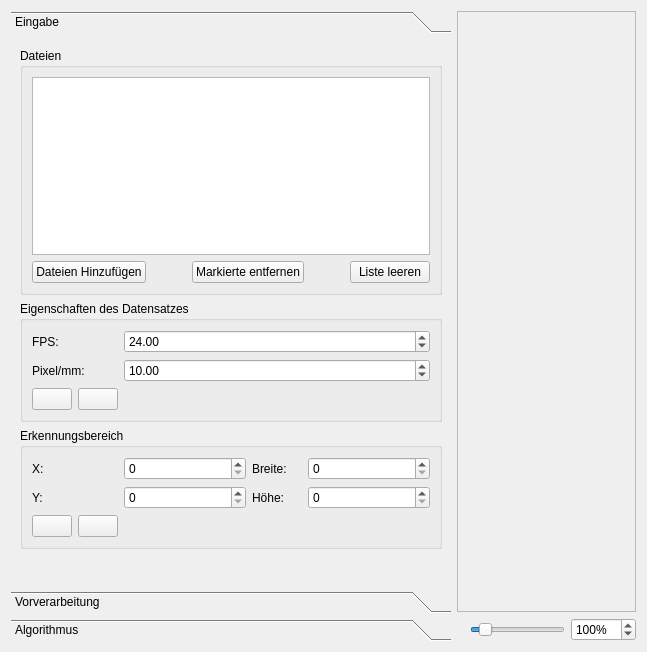
<?xml version="1.0" encoding="UTF-8"?>
<ui version="4.0">
 <class>TrackerForm</class>
 <widget class="QWidget" name="TrackerForm">
  <property name="geometry">
   <rect>
    <x>0</x>
    <y>0</y>
    <width>647</width>
    <height>652</height>
   </rect>
  </property>
  <property name="sizePolicy">
   <sizepolicy hsizetype="Minimum" vsizetype="Minimum">
    <horstretch>0</horstretch>
    <verstretch>0</verstretch>
   </sizepolicy>
  </property>
  <property name="windowTitle">
   <string>Form</string>
  </property>
  <layout class="QHBoxLayout" name="horizontalLayout">
   <item>
    <widget class="QSplitter" name="splitter">
     <property name="sizePolicy">
      <sizepolicy hsizetype="Minimum" vsizetype="Minimum">
       <horstretch>0</horstretch>
       <verstretch>0</verstretch>
      </sizepolicy>
     </property>
     <property name="frameShape">
      <enum>QFrame::NoFrame</enum>
     </property>
     <property name="orientation">
      <enum>Qt::Horizontal</enum>
     </property>
     <property name="opaqueResize">
      <bool>true</bool>
     </property>
     <property name="handleWidth">
      <number>5</number>
     </property>
     <widget class="QToolBox" name="trackerPages">
      <property name="sizePolicy">
       <sizepolicy hsizetype="Minimum" vsizetype="Minimum">
        <horstretch>0</horstretch>
        <verstretch>0</verstretch>
       </sizepolicy>
      </property>
      <property name="minimumSize">
       <size>
        <width>400</width>
        <height>0</height>
       </size>
      </property>
      <property name="baseSize">
       <size>
        <width>0</width>
        <height>0</height>
       </size>
      </property>
      <property name="currentIndex">
       <number>0</number>
      </property>
      <widget class="QWidget" name="pageInput">
       <property name="geometry">
        <rect>
         <x>0</x>
         <y>0</y>
         <width>468</width>
         <height>544</height>
        </rect>
       </property>
       <attribute name="icon">
        <iconset resource="qttestvs10.qrc">
         <normaloff>:/QTTestVs10/input.png</normaloff>:/QTTestVs10/input.png</iconset>
       </attribute>
       <attribute name="label">
        <string>Eingabe</string>
       </attribute>
       <layout class="QVBoxLayout" name="verticalLayout_2">
        <item>
         <widget class="QGroupBox" name="groupBox">
          <property name="title">
           <string>Dateien</string>
          </property>
          <layout class="QVBoxLayout" name="verticalLayout_4">
           <item>
            <widget class="QListWidget" name="listFiles">
             <property name="sizePolicy">
              <sizepolicy hsizetype="Expanding" vsizetype="Expanding">
               <horstretch>0</horstretch>
               <verstretch>0</verstretch>
              </sizepolicy>
             </property>
             <property name="selectionMode">
              <enum>QAbstractItemView::ExtendedSelection</enum>
             </property>
            </widget>
           </item>
           <item>
            <layout class="QHBoxLayout" name="horizontalLayout_3">
             <item>
              <widget class="QPushButton" name="buttonAddFiles">
               <property name="text">
                <string>Dateien Hinzufügen</string>
               </property>
               <property name="icon">
                <iconset resource="qttestvs10.qrc">
                 <normaloff>:/QTTestVs10/plus.png</normaloff>:/QTTestVs10/plus.png</iconset>
               </property>
              </widget>
             </item>
             <item>
              <spacer name="horizontalSpacer">
               <property name="orientation">
                <enum>Qt::Horizontal</enum>
               </property>
               <property name="sizeHint" stdset="0">
                <size>
                 <width>40</width>
                 <height>20</height>
                </size>
               </property>
              </spacer>
             </item>
             <item>
              <widget class="QPushButton" name="buttonRemoveSelected">
               <property name="text">
                <string>Markierte entfernen</string>
               </property>
               <property name="icon">
                <iconset resource="qttestvs10.qrc">
                 <normaloff>:/QTTestVs10/deleteSelected.png</normaloff>:/QTTestVs10/deleteSelected.png</iconset>
               </property>
              </widget>
             </item>
             <item>
              <spacer name="horizontalSpacer_2">
               <property name="orientation">
                <enum>Qt::Horizontal</enum>
               </property>
               <property name="sizeHint" stdset="0">
                <size>
                 <width>40</width>
                 <height>20</height>
                </size>
               </property>
              </spacer>
             </item>
             <item>
              <widget class="QPushButton" name="buttonResetFiles">
               <property name="text">
                <string>Liste leeren</string>
               </property>
               <property name="icon">
                <iconset resource="qttestvs10.qrc">
                 <normaloff>:/QTTestVs10/exit.png</normaloff>:/QTTestVs10/exit.png</iconset>
               </property>
              </widget>
             </item>
            </layout>
           </item>
          </layout>
         </widget>
        </item>
        <item>
         <widget class="QGroupBox" name="groupBox_3">
          <property name="title">
           <string>Eigenschaften des Datensatzes</string>
          </property>
          <layout class="QFormLayout" name="formLayout">
           <property name="fieldGrowthPolicy">
            <enum>QFormLayout::AllNonFixedFieldsGrow</enum>
           </property>
           <item row="1" column="0">
            <widget class="QLabel" name="label_5">
             <property name="text">
              <string>FPS:</string>
             </property>
            </widget>
           </item>
           <item row="1" column="1">
            <widget class="QDoubleSpinBox" name="doubleFPS">
             <property name="value">
              <double>24.000000000000000</double>
             </property>
            </widget>
           </item>
           <item row="2" column="0">
            <widget class="QLabel" name="label_6">
             <property name="text">
              <string>Pixel/mm:</string>
             </property>
            </widget>
           </item>
           <item row="2" column="1">
            <widget class="QDoubleSpinBox" name="doublePixelMM">
             <property name="value">
              <double>10.000000000000000</double>
             </property>
            </widget>
           </item>
           <item row="3" column="0">
            <layout class="QHBoxLayout" name="horizontalLayout_11">
             <property name="topMargin">
              <number>0</number>
             </property>
             <property name="rightMargin">
              <number>0</number>
             </property>
             <item>
              <widget class="QPushButton" name="pushLoadDefaultFPS">
               <property name="toolTip">
                <string>Standardeinstellung laden</string>
               </property>
               <property name="text">
                <string/>
               </property>
               <property name="icon">
                <iconset resource="qttestvs10.qrc">
                 <normaloff>:/QTTestVs10/loadstd.png</normaloff>:/QTTestVs10/loadstd.png</iconset>
               </property>
              </widget>
             </item>
             <item>
              <widget class="QPushButton" name="pushSetDefaultFPS">
               <property name="toolTip">
                <string>Als Standardeinstellung speichern</string>
               </property>
               <property name="text">
                <string/>
               </property>
               <property name="icon">
                <iconset resource="qttestvs10.qrc">
                 <normaloff>:/QTTestVs10/setstd.png</normaloff>:/QTTestVs10/setstd.png</iconset>
               </property>
              </widget>
             </item>
            </layout>
           </item>
          </layout>
         </widget>
        </item>
        <item>
         <widget class="QGroupBox" name="groupBox_2">
          <property name="maximumSize">
           <size>
            <width>16777215</width>
            <height>16777215</height>
           </size>
          </property>
          <property name="title">
           <string>Erkennungsbereich</string>
          </property>
          <layout class="QGridLayout" name="gridLayout_2">
           <item row="1" column="4">
            <widget class="QSpinBox" name="spinROIWidth">
             <property name="maximum">
              <number>999999</number>
             </property>
            </widget>
           </item>
           <item row="1" column="0">
            <widget class="QLabel" name="label">
             <property name="maximumSize">
              <size>
               <width>50</width>
               <height>16777215</height>
              </size>
             </property>
             <property name="text">
              <string>X:</string>
             </property>
            </widget>
           </item>
           <item row="3" column="0">
            <widget class="QLabel" name="label_3">
             <property name="maximumSize">
              <size>
               <width>50</width>
               <height>16777215</height>
              </size>
             </property>
             <property name="text">
              <string>Y:</string>
             </property>
            </widget>
           </item>
           <item row="3" column="4">
            <widget class="QSpinBox" name="spinROIHeight">
             <property name="maximum">
              <number>999999</number>
             </property>
            </widget>
           </item>
           <item row="3" column="1">
            <widget class="QSpinBox" name="spinROIY">
             <property name="maximum">
              <number>999999</number>
             </property>
            </widget>
           </item>
           <item row="1" column="3">
            <widget class="QLabel" name="label_2">
             <property name="maximumSize">
              <size>
               <width>50</width>
               <height>16777215</height>
              </size>
             </property>
             <property name="text">
              <string>Breite:</string>
             </property>
            </widget>
           </item>
           <item row="3" column="3">
            <widget class="QLabel" name="label_4">
             <property name="maximumSize">
              <size>
               <width>50</width>
               <height>16777215</height>
              </size>
             </property>
             <property name="text">
              <string>Höhe:</string>
             </property>
            </widget>
           </item>
           <item row="1" column="1">
            <widget class="QSpinBox" name="spinROIX">
             <property name="suffix">
              <string/>
             </property>
             <property name="prefix">
              <string/>
             </property>
             <property name="maximum">
              <number>999999</number>
             </property>
            </widget>
           </item>
           <item row="4" column="0">
            <layout class="QHBoxLayout" name="horizontalLayout_10">
             <property name="topMargin">
              <number>0</number>
             </property>
             <item>
              <widget class="QPushButton" name="pushLoadDefaultROI">
               <property name="sizePolicy">
                <sizepolicy hsizetype="Fixed" vsizetype="Fixed">
                 <horstretch>0</horstretch>
                 <verstretch>0</verstretch>
                </sizepolicy>
               </property>
               <property name="toolTip">
                <string>Standardeinstellung laden</string>
               </property>
               <property name="text">
                <string/>
               </property>
               <property name="icon">
                <iconset resource="qttestvs10.qrc">
                 <normaloff>:/QTTestVs10/loadstd.png</normaloff>:/QTTestVs10/loadstd.png</iconset>
               </property>
              </widget>
             </item>
             <item>
              <widget class="QPushButton" name="pushSetDefaultROI">
               <property name="sizePolicy">
                <sizepolicy hsizetype="Fixed" vsizetype="Fixed">
                 <horstretch>0</horstretch>
                 <verstretch>0</verstretch>
                </sizepolicy>
               </property>
               <property name="toolTip">
                <string>Als Standardeinstellung speichern</string>
               </property>
               <property name="text">
                <string/>
               </property>
               <property name="icon">
                <iconset resource="qttestvs10.qrc">
                 <normaloff>:/QTTestVs10/setstd.png</normaloff>:/QTTestVs10/setstd.png</iconset>
               </property>
              </widget>
             </item>
            </layout>
           </item>
          </layout>
         </widget>
        </item>
        <item>
         <spacer name="verticalSpacer_4">
          <property name="orientation">
           <enum>Qt::Vertical</enum>
          </property>
          <property name="sizeHint" stdset="0">
           <size>
            <width>20</width>
            <height>40</height>
           </size>
          </property>
         </spacer>
        </item>
       </layout>
      </widget>
      <widget class="QWidget" name="pagePrep">
       <property name="geometry">
        <rect>
         <x>0</x>
         <y>0</y>
         <width>326</width>
         <height>343</height>
        </rect>
       </property>
       <attribute name="icon">
        <iconset resource="qttestvs10.qrc">
         <normaloff>:/QTTestVs10/prepro.png</normaloff>:/QTTestVs10/prepro.png</iconset>
       </attribute>
       <attribute name="label">
        <string>Vorverarbeitung</string>
       </attribute>
       <layout class="QVBoxLayout" name="verticalLayout_8">
        <item>
         <widget class="QGroupBox" name="groupBox_6">
          <property name="title">
           <string>Hintergrund-Trennung</string>
          </property>
          <layout class="QVBoxLayout" name="verticalLayout_9">
           <item>
            <layout class="QFormLayout" name="formLayout_2">
             <property name="leftMargin">
              <number>0</number>
             </property>
             <property name="rightMargin">
              <number>0</number>
             </property>
             <property name="bottomMargin">
              <number>0</number>
             </property>
             <item row="0" column="0">
              <widget class="QLabel" name="label_8">
               <property name="sizePolicy">
                <sizepolicy hsizetype="Fixed" vsizetype="Preferred">
                 <horstretch>0</horstretch>
                 <verstretch>0</verstretch>
                </sizepolicy>
               </property>
               <property name="text">
                <string>Verfügbahre Methoden: </string>
               </property>
              </widget>
             </item>
             <item row="0" column="1">
              <widget class="QComboBox" name="comboBGSubMethods">
               <property name="currentIndex">
                <number>-1</number>
               </property>
              </widget>
             </item>
             <item row="1" column="1">
              <widget class="QDoubleSpinBox" name="doubleBGSubPercentage">
               <property name="alignment">
                <set>Qt::AlignRight|Qt::AlignTrailing|Qt::AlignVCenter</set>
               </property>
               <property name="suffix">
                <string>%</string>
               </property>
               <property name="decimals">
                <number>2</number>
               </property>
               <property name="minimum">
                <double>0.010000000000000</double>
               </property>
               <property name="maximum">
                <double>100.000000000000000</double>
               </property>
               <property name="singleStep">
                <double>0.100000000000000</double>
               </property>
               <property name="value">
                <double>5.000000000000000</double>
               </property>
              </widget>
             </item>
             <item row="1" column="0">
              <widget class="QLabel" name="label_9">
               <property name="text">
                <string>Menge Eingabebilder:</string>
               </property>
              </widget>
             </item>
            </layout>
           </item>
           <item>
            <layout class="QHBoxLayout" name="horizontalLayout_9">
             <property name="rightMargin">
              <number>0</number>
             </property>
             <property name="bottomMargin">
              <number>0</number>
             </property>
             <item>
              <widget class="QPushButton" name="pushLoadDefaultBGSub">
               <property name="sizePolicy">
                <sizepolicy hsizetype="Fixed" vsizetype="Fixed">
                 <horstretch>0</horstretch>
                 <verstretch>0</verstretch>
                </sizepolicy>
               </property>
               <property name="toolTip">
                <string>Standardeinstellung laden</string>
               </property>
               <property name="text">
                <string/>
               </property>
               <property name="icon">
                <iconset resource="qttestvs10.qrc">
                 <normaloff>:/QTTestVs10/loadstd.png</normaloff>:/QTTestVs10/loadstd.png</iconset>
               </property>
              </widget>
             </item>
             <item>
              <widget class="QPushButton" name="pushSetDefaultBGSub">
               <property name="sizePolicy">
                <sizepolicy hsizetype="Fixed" vsizetype="Fixed">
                 <horstretch>0</horstretch>
                 <verstretch>0</verstretch>
                </sizepolicy>
               </property>
               <property name="toolTip">
                <string>Als Standardeinstellung speichern</string>
               </property>
               <property name="text">
                <string/>
               </property>
               <property name="icon">
                <iconset resource="qttestvs10.qrc">
                 <normaloff>:/QTTestVs10/setstd.png</normaloff>:/QTTestVs10/setstd.png</iconset>
               </property>
              </widget>
             </item>
             <item>
              <spacer name="horizontalSpacer_6">
               <property name="orientation">
                <enum>Qt::Horizontal</enum>
               </property>
               <property name="sizeHint" stdset="0">
                <size>
                 <width>40</width>
                 <height>20</height>
                </size>
               </property>
              </spacer>
             </item>
             <item>
              <widget class="QPushButton" name="pushBGSubTest">
               <property name="sizePolicy">
                <sizepolicy hsizetype="Fixed" vsizetype="Fixed">
                 <horstretch>0</horstretch>
                 <verstretch>0</verstretch>
                </sizepolicy>
               </property>
               <property name="toolTip">
                <string>Hintergrundtrennung testen</string>
               </property>
               <property name="text">
                <string/>
               </property>
               <property name="icon">
                <iconset>
                 <normalon>:/QTTestVs10/eye.png</normalon>
                </iconset>
               </property>
              </widget>
             </item>
            </layout>
           </item>
          </layout>
         </widget>
        </item>
        <item>
         <widget class="QGroupBox" name="groupBox_5">
          <property name="sizePolicy">
           <sizepolicy hsizetype="Minimum" vsizetype="Minimum">
            <horstretch>0</horstretch>
            <verstretch>0</verstretch>
           </sizepolicy>
          </property>
          <property name="maximumSize">
           <size>
            <width>16777215</width>
            <height>200</height>
           </size>
          </property>
          <property name="title">
           <string>Vorverarbeitung</string>
          </property>
          <layout class="QVBoxLayout" name="verticalLayout_5">
           <property name="spacing">
            <number>0</number>
           </property>
           <item>
            <layout class="QHBoxLayout" name="horizontalLayout_5">
             <item>
              <widget class="QLabel" name="label_7">
               <property name="sizePolicy">
                <sizepolicy hsizetype="Fixed" vsizetype="Preferred">
                 <horstretch>0</horstretch>
                 <verstretch>0</verstretch>
                </sizepolicy>
               </property>
               <property name="text">
                <string>Verfügbare Methoden:</string>
               </property>
              </widget>
             </item>
             <item>
              <widget class="QComboBox" name="comboPrepMethods"/>
             </item>
             <item>
              <widget class="QPushButton" name="pushAddPrep">
               <property name="sizePolicy">
                <sizepolicy hsizetype="Fixed" vsizetype="Fixed">
                 <horstretch>0</horstretch>
                 <verstretch>0</verstretch>
                </sizepolicy>
               </property>
               <property name="toolTip">
                <string>Methode hinzufügen</string>
               </property>
               <property name="text">
                <string/>
               </property>
               <property name="icon">
                <iconset>
                 <normalon>:/QTTestVs10/plus.png</normalon>
                </iconset>
               </property>
              </widget>
             </item>
            </layout>
           </item>
           <item>
            <layout class="QHBoxLayout" name="horizontalLayout_4">
             <property name="spacing">
              <number>0</number>
             </property>
             <property name="sizeConstraint">
              <enum>QLayout::SetDefaultConstraint</enum>
             </property>
             <item>
              <widget class="QListWidget" name="listPreprocessing">
               <property name="enabled">
                <bool>true</bool>
               </property>
               <property name="sizePolicy">
                <sizepolicy hsizetype="MinimumExpanding" vsizetype="MinimumExpanding">
                 <horstretch>0</horstretch>
                 <verstretch>0</verstretch>
                </sizepolicy>
               </property>
               <property name="minimumSize">
                <size>
                 <width>0</width>
                 <height>0</height>
                </size>
               </property>
               <property name="maximumSize">
                <size>
                 <width>16777215</width>
                 <height>16777215</height>
                </size>
               </property>
               <property name="baseSize">
                <size>
                 <width>0</width>
                 <height>0</height>
                </size>
               </property>
               <property name="alternatingRowColors">
                <bool>false</bool>
               </property>
               <property name="batchSize">
                <number>100</number>
               </property>
              </widget>
             </item>
             <item>
              <layout class="QVBoxLayout" name="verticalLayout_7">
               <property name="spacing">
                <number>0</number>
               </property>
               <property name="leftMargin">
                <number>0</number>
               </property>
               <item>
                <widget class="QPushButton" name="pushEditPrep">
                 <property name="sizePolicy">
                  <sizepolicy hsizetype="Fixed" vsizetype="Fixed">
                   <horstretch>0</horstretch>
                   <verstretch>0</verstretch>
                  </sizepolicy>
                 </property>
                 <property name="toolTip">
                  <string>Parameter editieren</string>
                 </property>
                 <property name="text">
                  <string/>
                 </property>
                 <property name="icon">
                  <iconset>
                   <normalon>:/QTTestVs10/edit.png</normalon>
                  </iconset>
                 </property>
                </widget>
               </item>
               <item>
                <widget class="QPushButton" name="pushMovePrepUp">
                 <property name="sizePolicy">
                  <sizepolicy hsizetype="Fixed" vsizetype="Fixed">
                   <horstretch>0</horstretch>
                   <verstretch>0</verstretch>
                  </sizepolicy>
                 </property>
                 <property name="toolTip">
                  <string>Nach vorne schieben</string>
                 </property>
                 <property name="text">
                  <string/>
                 </property>
                 <property name="icon">
                  <iconset>
                   <normalon>:/QTTestVs10/up.png</normalon>
                  </iconset>
                 </property>
                </widget>
               </item>
               <item>
                <widget class="QPushButton" name="pushMovePrepDown">
                 <property name="sizePolicy">
                  <sizepolicy hsizetype="Fixed" vsizetype="Fixed">
                   <horstretch>0</horstretch>
                   <verstretch>0</verstretch>
                  </sizepolicy>
                 </property>
                 <property name="toolTip">
                  <string>Nach hinten schieben</string>
                 </property>
                 <property name="text">
                  <string/>
                 </property>
                 <property name="icon">
                  <iconset>
                   <normalon>:/QTTestVs10/down.png</normalon>
                  </iconset>
                 </property>
                </widget>
               </item>
               <item>
                <widget class="QPushButton" name="pushRemovePrep">
                 <property name="sizePolicy">
                  <sizepolicy hsizetype="Fixed" vsizetype="Fixed">
                   <horstretch>0</horstretch>
                   <verstretch>0</verstretch>
                  </sizepolicy>
                 </property>
                 <property name="toolTip">
                  <string>Ausgewählte Methode entfernen</string>
                 </property>
                 <property name="text">
                  <string/>
                 </property>
                 <property name="icon">
                  <iconset>
                   <normalon>:/QTTestVs10/exit.png</normalon>
                  </iconset>
                 </property>
                </widget>
               </item>
               <item>
                <spacer name="verticalSpacer">
                 <property name="orientation">
                  <enum>Qt::Vertical</enum>
                 </property>
                 <property name="sizeHint" stdset="0">
                  <size>
                   <width>20</width>
                   <height>10</height>
                  </size>
                 </property>
                </spacer>
               </item>
              </layout>
             </item>
            </layout>
           </item>
           <item>
            <widget class="QWidget" name="widget" native="true">
             <layout class="QHBoxLayout" name="horizontalLayout_2">
              <property name="margin">
               <number>0</number>
              </property>
             </layout>
            </widget>
           </item>
           <item>
            <layout class="QHBoxLayout" name="horizontalLayout_7">
             <property name="rightMargin">
              <number>0</number>
             </property>
             <property name="bottomMargin">
              <number>0</number>
             </property>
             <item>
              <widget class="QPushButton" name="pushLoadDefaultPrep">
               <property name="sizePolicy">
                <sizepolicy hsizetype="Fixed" vsizetype="Fixed">
                 <horstretch>0</horstretch>
                 <verstretch>0</verstretch>
                </sizepolicy>
               </property>
               <property name="toolTip">
                <string>Standardeinstellung laden</string>
               </property>
               <property name="text">
                <string/>
               </property>
               <property name="icon">
                <iconset resource="qttestvs10.qrc">
                 <normaloff>:/QTTestVs10/loadstd.png</normaloff>:/QTTestVs10/loadstd.png</iconset>
               </property>
              </widget>
             </item>
             <item>
              <widget class="QPushButton" name="pushSetDefaultPrep">
               <property name="sizePolicy">
                <sizepolicy hsizetype="Fixed" vsizetype="Fixed">
                 <horstretch>0</horstretch>
                 <verstretch>0</verstretch>
                </sizepolicy>
               </property>
               <property name="toolTip">
                <string>Als Standardeinstellung speichern</string>
               </property>
               <property name="text">
                <string/>
               </property>
               <property name="icon">
                <iconset resource="qttestvs10.qrc">
                 <normaloff>:/QTTestVs10/setstd.png</normaloff>:/QTTestVs10/setstd.png</iconset>
               </property>
              </widget>
             </item>
             <item>
              <spacer name="horizontalSpacer_4">
               <property name="orientation">
                <enum>Qt::Horizontal</enum>
               </property>
               <property name="sizeHint" stdset="0">
                <size>
                 <width>40</width>
                 <height>20</height>
                </size>
               </property>
              </spacer>
             </item>
             <item>
              <widget class="QPushButton" name="pushPrepTest">
               <property name="sizePolicy">
                <sizepolicy hsizetype="Fixed" vsizetype="Fixed">
                 <horstretch>0</horstretch>
                 <verstretch>0</verstretch>
                </sizepolicy>
               </property>
               <property name="toolTip">
                <string>Vorverarbeitung testen</string>
               </property>
               <property name="text">
                <string/>
               </property>
               <property name="icon">
                <iconset>
                 <normalon>:/QTTestVs10/eye.png</normalon>
                </iconset>
               </property>
              </widget>
             </item>
            </layout>
           </item>
          </layout>
         </widget>
        </item>
        <item>
         <spacer name="verticalSpacer_3">
          <property name="orientation">
           <enum>Qt::Vertical</enum>
          </property>
          <property name="sizeHint" stdset="0">
           <size>
            <width>20</width>
            <height>40</height>
           </size>
          </property>
         </spacer>
        </item>
       </layout>
      </widget>
      <widget class="QWidget" name="pageAlgo">
       <property name="geometry">
        <rect>
         <x>0</x>
         <y>0</y>
         <width>232</width>
         <height>182</height>
        </rect>
       </property>
       <attribute name="icon">
        <iconset resource="qttestvs10.qrc">
         <normaloff>:/QTTestVs10/tracker.png</normaloff>:/QTTestVs10/tracker.png</iconset>
       </attribute>
       <attribute name="label">
        <string>Algorithmus</string>
       </attribute>
       <layout class="QVBoxLayout" name="verticalLayout_3">
        <item>
         <widget class="QGroupBox" name="groupBox_4">
          <property name="title">
           <string>Tracker</string>
          </property>
          <layout class="QVBoxLayout" name="verticalLayout">
           <item>
            <widget class="QComboBox" name="comboAlgos"/>
           </item>
           <item>
            <widget class="QGroupBox" name="groupAlgoSettings">
             <property name="sizePolicy">
              <sizepolicy hsizetype="Preferred" vsizetype="Minimum">
               <horstretch>0</horstretch>
               <verstretch>0</verstretch>
              </sizepolicy>
             </property>
             <property name="minimumSize">
              <size>
               <width>0</width>
               <height>0</height>
              </size>
             </property>
             <property name="title">
              <string>Einstellungen</string>
             </property>
             <layout class="QVBoxLayout" name="verticalLayout_6">
              <item>
               <layout class="QGridLayout" name="layoutSettings"/>
              </item>
             </layout>
            </widget>
           </item>
           <item>
            <layout class="QHBoxLayout" name="horizontalLayout_8">
             <property name="topMargin">
              <number>0</number>
             </property>
             <item>
              <widget class="QPushButton" name="pushLoadDefaultTracker">
               <property name="text">
                <string/>
               </property>
               <property name="icon">
                <iconset resource="qttestvs10.qrc">
                 <normaloff>:/QTTestVs10/loadstd.png</normaloff>:/QTTestVs10/loadstd.png</iconset>
               </property>
              </widget>
             </item>
             <item>
              <widget class="QPushButton" name="pushSetDefaultTracker">
               <property name="text">
                <string/>
               </property>
               <property name="icon">
                <iconset resource="qttestvs10.qrc">
                 <normaloff>:/QTTestVs10/setstd.png</normaloff>:/QTTestVs10/setstd.png</iconset>
               </property>
              </widget>
             </item>
             <item>
              <spacer name="horizontalSpacer_5">
               <property name="orientation">
                <enum>Qt::Horizontal</enum>
               </property>
               <property name="sizeHint" stdset="0">
                <size>
                 <width>40</width>
                 <height>20</height>
                </size>
               </property>
              </spacer>
             </item>
            </layout>
           </item>
          </layout>
         </widget>
        </item>
        <item>
         <layout class="QHBoxLayout" name="horizontalLayout_6">
          <item>
           <widget class="QPushButton" name="pushSaveAsPreset">
            <property name="toolTip">
             <string>&lt;html&gt;&lt;head/&gt;&lt;body&gt;&lt;p&gt;Speichert die aktuellen Werte aller in &amp;quot;Als Standard&amp;quot;-setzbaren Felder (&lt;img src=&quot;:/QTTestVs10/setstd.png&quot; width=&quot;12&quot;/&gt;) als Vorlage. Mit &lt;img src=&quot;:/QTTestVs10/importp.png&quot; width=&quot;12&quot;/&gt; können derartige Vorlagen geladen werden.&lt;/p&gt;&lt;/body&gt;&lt;/html&gt;</string>
            </property>
            <property name="styleSheet">
             <string notr="true">color: rgb(000, 109, 109);</string>
            </property>
            <property name="text">
             <string>Als Preset speichern</string>
            </property>
            <property name="icon">
             <iconset>
              <normalon>:/QTTestVs10/save.png</normalon>
             </iconset>
            </property>
           </widget>
          </item>
          <item>
           <spacer name="horizontalSpacer_3">
            <property name="orientation">
             <enum>Qt::Horizontal</enum>
            </property>
            <property name="sizeHint" stdset="0">
             <size>
              <width>40</width>
              <height>20</height>
             </size>
            </property>
           </spacer>
          </item>
          <item>
           <widget class="QPushButton" name="pushStartAlgo">
            <property name="text">
             <string>Start</string>
            </property>
            <property name="icon">
             <iconset resource="qttestvs10.qrc">
              <normaloff>:/QTTestVs10/greenoval.png</normaloff>:/QTTestVs10/greenoval.png</iconset>
            </property>
           </widget>
          </item>
         </layout>
        </item>
        <item>
         <spacer name="verticalSpacer_2">
          <property name="orientation">
           <enum>Qt::Vertical</enum>
          </property>
          <property name="sizeType">
           <enum>QSizePolicy::Expanding</enum>
          </property>
          <property name="sizeHint" stdset="0">
           <size>
            <width>20</width>
            <height>40</height>
           </size>
          </property>
         </spacer>
        </item>
       </layout>
      </widget>
     </widget>
    </widget>
   </item>
   <item>
    <layout class="QVBoxLayout" name="verticalLayout_10">
     <property name="leftMargin">
      <number>0</number>
     </property>
     <property name="bottomMargin">
      <number>0</number>
     </property>
     <item>
      <widget class="QScrollArea" name="scrollArea">
       <property name="widgetResizable">
        <bool>true</bool>
       </property>
       <widget class="QWidget" name="scrollAreaWidgetContents">
        <property name="geometry">
         <rect>
          <x>0</x>
          <y>0</y>
          <width>151</width>
          <height>602</height>
         </rect>
        </property>
       </widget>
      </widget>
     </item>
     <item>
      <layout class="QHBoxLayout" name="horizontalLayout_12">
       <property name="leftMargin">
        <number>0</number>
       </property>
       <property name="topMargin">
        <number>0</number>
       </property>
       <item>
        <widget class="QLabel" name="label_10">
         <property name="text">
          <string/>
         </property>
         <property name="pixmap">
          <pixmap resource="qttestvs10.qrc">:/QTTestVs10/magnifier.png</pixmap>
         </property>
        </widget>
       </item>
       <item>
        <widget class="QSlider" name="horizontalSliderScale">
         <property name="minimum">
          <number>1</number>
         </property>
         <property name="maximum">
          <number>1000</number>
         </property>
         <property name="value">
          <number>100</number>
         </property>
         <property name="orientation">
          <enum>Qt::Horizontal</enum>
         </property>
        </widget>
       </item>
       <item>
        <widget class="QSpinBox" name="spinBoxScale">
         <property name="suffix">
          <string>%</string>
         </property>
         <property name="minimum">
          <number>1</number>
         </property>
         <property name="maximum">
          <number>1000</number>
         </property>
         <property name="value">
          <number>100</number>
         </property>
        </widget>
       </item>
      </layout>
     </item>
    </layout>
   </item>
  </layout>
 </widget>
 <resources>
  <include location="qttestvs10.qrc"/>
 </resources>
 <connections/>
</ui>
